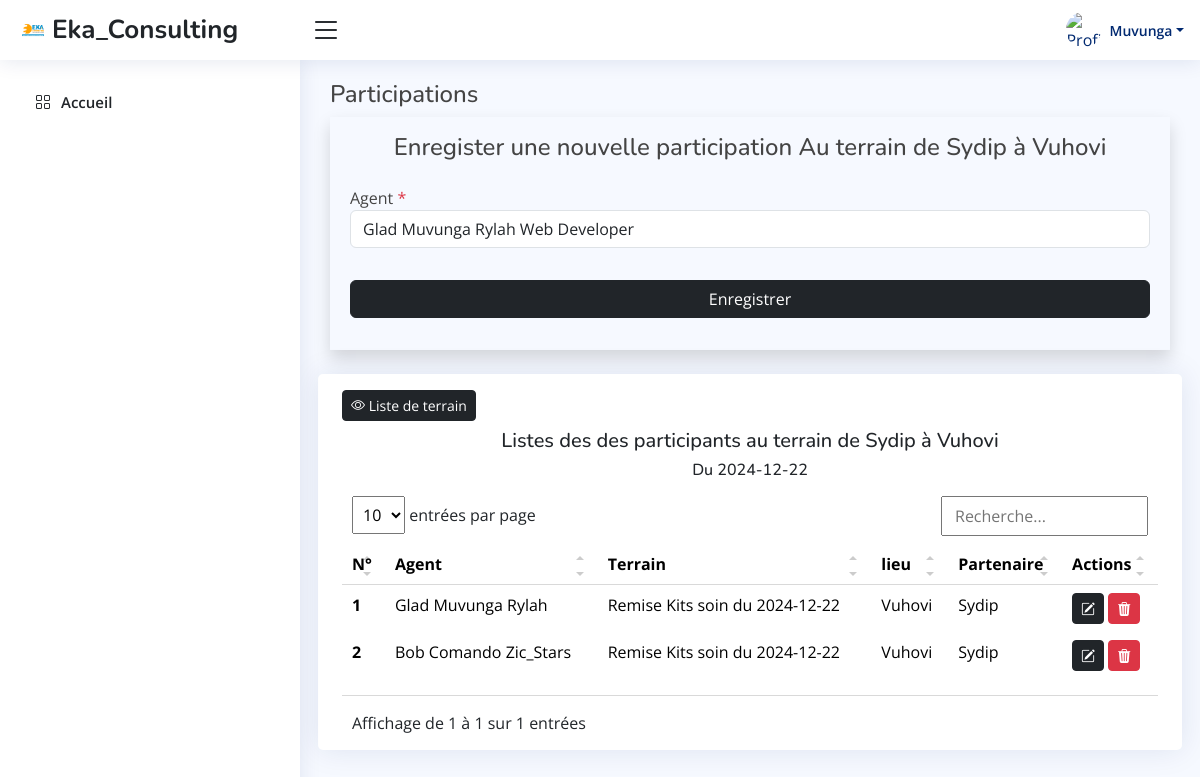
The page /views/participation.php?idTerr=1 (signed in) on the database its author committed.
### tables this page shows
CREATE TABLE `terrain` (
  `id` int(11) NOT NULL,
  `date` date NOT NULL,
  `description` text NOT NULL,
  `lieu` varchar(50) NOT NULL,
  `partenaire` int(11) NOT NULL,
  `statut` int(11) NOT NULL
);

CREATE TABLE `partenaire` (
  `id` int(11) NOT NULL,
  `Denomination` varchar(50) NOT NULL,
  `dateSignature` date NOT NULL,
  `adresse` text NOT NULL,
  `telephone` varchar(50) NOT NULL,
  `statut` int(11) NOT NULL
);

CREATE TABLE `participation` (
  `id` int(11) NOT NULL,
  `agent` int(11) NOT NULL,
  `terrain` int(11) NOT NULL,
  `statut` int(11) NOT NULL
);

CREATE TABLE `agents` (
  `id` int(11) NOT NULL,
  `nom` varchar(50) NOT NULL,
  `postnom` varchar(50) NOT NULL,
  `prenom` varchar(50) NOT NULL,
  `genre` varchar(50) NOT NULL,
  `telephone` varchar(50) NOT NULL,
  `adresse` varchar(100) NOT NULL,
  `fonction` int(11) NOT NULL,
  `telephoneReferant` varchar(50) NOT NULL,
  `pwd` varchar(50) NOT NULL,
  `mail` text NOT NULL,
  `profil` text NOT NULL,
  `statut` int(11) NOT NULL
);

### models/select/select-participation.php (called while the page is built)
<?php
if (isset($_GET["idTerr"])) {
    $id = $_GET["idTerr"];
    $getTerrainDetails = $connexion->prepare("SELECT partenaire.Denomination, terrain.lieu, terrain.date FROM terrain,partenaire WHERE terrain.partenaire=partenaire.id AND terrain.id=?;");
    $getTerrainDetails->execute([$id]);
    $TerrainDetails = $getTerrainDetails->fetch();
    $denomination = $TerrainDetails["Denomination"];
    $lieu = $TerrainDetails["lieu"];
    $date = $TerrainDetails["date"];
    $title = "Enregister une nouvelle participation";
    $btn = "Enregistrer";
    $action = "../models/add/add-Terrain-post.php?idTerr=" . $id;
} else {
    $title = 0;
}
$statut = 0;
$getAgent = $connexion->prepare("SELECT agents.id,agents.nom, agents.postnom, agents.prenom, departement.denomination FROM `agents`,`departement` WHERE agents.fonction=departement.id AND agents.statut=?;");
$getAgent->execute([$statut]);
$getData = $connexion->prepare("SELECT `participation`.*,agents.nom,agents.postnom,agents.prenom,partenaire.Denomination,terrain.description,terrain.lieu,terrain.date FROM `participation`,terrain,agents,partenaire WHERE participation.agent=agents.id AND participation.terrain=terrain.id AND terrain.partenaire=partenaire.id AND participation.statut=? AND terrain.id=?;");
$getData->execute([$statut,$id]);

### views/participation.php (the view, shortened to what this page needs)
<?php
require_once('../connexion/connexion-Temp.php');
require_once("../models/select/select-participation.php");
?>
<!DOCTYPE html>
<html lang="en">
<head>
    <?php require_once('style.php'); ?>
</head>
<body>
    <?php require_once('aside.php') ?>
    <main id="main" class="main">
        <div class="row">
            <div class="col-12">
                <h4>Participations</h4>
            </div>
            <div class="col-xl-12 ">
                <form action="<?= $action ?>" method="POST" class="shadow p-3">
                    <div class="row">
                        <h4 class="text-center"><?= $title . " Au terrain de " . $denomination . " à " . $lieu ?> </h4>
                        <div class="col-xl-12 col-lg-12 col-md-12  col-sm-12 p-3">
                            <label for="">Agent <span class="text-danger">*</span></label>
                            <select required id="" name="agent" class="form-control select2">
                                <?php
                                while ($Agent = $getAgent->fetch()) {
                                    if (isset($_GET['idProd'])) {
                                ?>
                                        <option <?php if ($AgentModif == $Agent['id']) { ?>Selected <?php } ?> value="<?= $Agent['id'] ?>"><?= $Agent['nom'] . " " . $Agent['postnom'] . " " . $Agent['prenom'] . " " . $Agent['denomination'] ?></option>
                                    <?php
                                    } else {
                                    ?>
                                        <option value="<?= $Agent['id'] ?>"><?= $Agent['nom'] . " " . $Agent['postnom'] . " " . $Agent['prenom'] . " " . $Agent['denomination'] ?></option>
                                <?php
                                    }
                                }
                                ?>
                            </select>
                        </div>
                        <div class="col-xl-12 col-lg-12 col-md-12 mt-10 col-sm-12 p-3 aling-center">
                            <input type="submit" name="save" class="btn btn-dark w-100" value="<?= $btn ?>">
                        </div>
                    </div>
                </form>
            </div>
            <div class="col-xl-12 table-responsive px-3 card mt-4 px-4 pt-3">
                <a href="terrain.php">
                    <h6 class="bi bi-eye btn btn-dark btn-sm"> Liste de terrain</h6>
                </a>
                <h5 class="text-center">Listes des des participants au terrain de <?= $denomination . " à " . $lieu ?> </h5>
                <h6 class="text-center">Du <?= $date ?></h6>
                <table class="table table-borderless datatable ">
                    <thead>
                        <tr>
                            <th>N°</th>
                            <th>Agent</th>
                            <th>Terrain</th>
                            <th>lieu</th>
                            <th>Partenaire</th>
                            <th>Actions</th>
                        </tr>
                    </thead>
                    <tbody>
                        <?php $num = 0;
                        while ($partication = $getData->fetch()) {
                            $num = $num + 1 ?>
                            <tr>
                                <th scope="row"><?= $num ?></th>
                                <td><?= $partication["nom"] . " " . $partication["postnom"] . " " . $partication["prenom"] ?></td>
                                <td><?= $partication["description"] . " du " . $partication["date"] ?></td>
                                <td><?= $partication["lieu"] ?></td>
                                <td><?= $partication["Denomination"] ?></td>
                                <td>
                                    <a href="participation.php?idParticipation=<?= $partication["id"] ?>" class="btn btn-dark btn-sm">
                                        <i class="bi bi-pencil-square"></i>
                                    </a>
                                    <a onclick=" return confirm('Voulez-vous vraiment supprimer ?')" href="../models/delete/deleteClient.php?idclient=" class="btn btn-danger btn-sm">
                                        <i class="bi bi-trash3-fill"></i>
                                    </a>
                                </td>
                            </tr>
                    </tbody>
                <?php
                        }
                ?>
                </table>
            </div>
        </div>
    </main>
</body>
</html>

### assets/css/style.css (style rules this page uses)
body { font-family: "Open Sans", sans-serif; background: #f6f9ff; color: #444444; }
a { color: #4154f1; text-decoration: none; }
h1, h2, h3, h4, h5, h6 { font-family: "Nunito", sans-serif; }
#main { margin-top: 60px; padding: 20px 30px; transition: all 0.3s; }
.card { margin-bottom: 30px; border: none; border-radius: 5px; box-shadow: 0px 0 30px rgba(1, 41, 112, 0.1); }
@media (min-width: 1200px) { #main, #footer { margin-left: 300px; } }

### assets/css/styles.css (style rules this page uses)
.dataTable-table { max-width: 100%; width: 100%; border-spacing: 0; border-collapse: separate; }
.dataTable-table > tbody > tr > td, .dataTable-table > tbody > tr > th, .dataTable-table > tfoot > tr > td, .dataTable-table > tfoot > tr > th, .dataTable-table > thead > tr > td, .dataTable-table > thead > tr > th { vertical-align: top; padding: 8px 10px; }
.dataTable-table > thead > tr > th { vertical-align: bottom; text-align: left; border-bottom: 1px solid #d9d9d9; }
.dataTable-table th { vertical-align: bottom; text-align: left; }

### views/style.php (style rules this page uses)
.table-responsive { max-height: 70vh; overflow: auto; }

### rows shown on the page
terrain: partenaire.Denomination "Sydip", lieu "Vuhovi", date "2024-12-22"
participation: agents.nom "Glad", agents.postnom "Muvunga", agents.prenom "Rylah", terrain.description "Remise Kits soin", terrain.date "2024-12-22", terrain.lieu "Vuhovi", partenaire.Denomination "Sydip"
participation: agents.nom "Bob", agents.postnom "Comando", agents.prenom "Zic_Stars", terrain.description "Remise Kits soin", terrain.date "2024-12-22", terrain.lieu "Vuhovi", partenaire.Denomination "Sydip"

### other values the page prints
$_SESSION['noms'] "Muvunga"
$title "Enregister une nouvelle participation"
form field agent "Glad Muvunga Rylah Web Developer"
